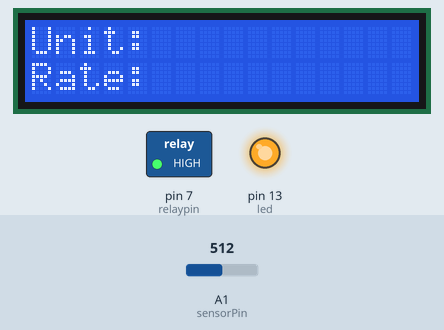
Simulated run of this sketch. Board: Arduino Uno, built with avr-gcc and run on an emulated ATmega328P. Shown: 16×2 character LCD, switched loads named in the sketch (green lamp = pin HIGH), output pins drawn as LEDs (lit = HIGH). The inputs (shaded band) are chosen by the test bench; at power-on: A1 (sensorPin) = 512. What the sketch prints to the serial monitor is not drawn.

Above: at 0.1 s.
At 5.1 s:
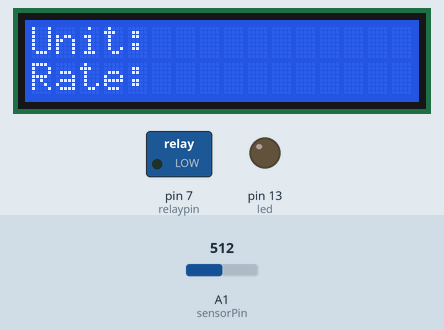
At 60.2 s:
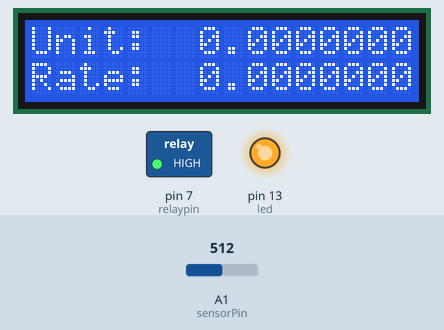
At 125.3 s:
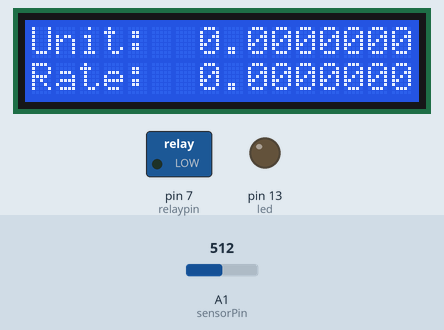
Timing chart, 0 to 127.7 s (numbered marks = the images above):
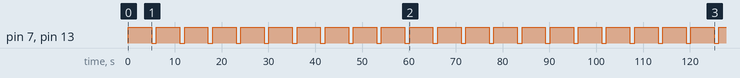

The sketch:

finalkillsrm.ino
```cpp
#include <LiquidCrystal.h>
#include<SoftwareSerial.h>
int led = 13;                     //Led (i.e) Cal from Electricity Meter
int relaypin = 7;                  // Relay Control pin
SoftwareSerial s(5,6);             //(rx,tx)
int current = A2;                   //Select the input pin for current sensor
int sensorPin = A1;                  // select the input pin for LDR
const int voltageSensor = A0;       //Voltage sensor

float vOUT = 0.0;                    //Voltage Sensor Intiation -- Start
float vIN = 0.0;
float R1 = 30000.0;
float R2 = 7500.0;
int value = 0;                        // Voltage Sensor Intiation -- End
int impblink = 0;
float unit = 0;                         //Electricity Unit
float rate = 0;                         // Electricity Rate
int LDRsensorValue = 0;                   // variable to store the value coming from the sensor
float currentaverage = 0;                ////Current sensor

LiquidCrystal lcd(2, 3, 8, 9, 10, 11);      // put your pin numbers here


void setup()
  {
  Serial.begin(9600);
  s.begin(9600);
  lcd.begin(16, 2);
  lcd.setCursor(0,0); // put your LCD parameters here
  lcd.print("Unit:");
  lcd.setCursor(0,1);
  lcd.print("Rate:");
  pinMode(led, OUTPUT);
  pinMode(relaypin, OUTPUT);
  }

String str1;
void loop()
{
  digitalWrite(led, HIGH);         // turn on the Led (i.e) Cal from Electricity Meter
  digitalWrite(relaypin, HIGH);
  float average = 0;
  //average = average + (.0264 * analogRead(A2) -13.51);//for the 5A mode,
  delay(5000);
  digitalWrite(relaypin, LOW);


  Serial.print("Current :");
  Serial.print(average/1000);
  Serial.println("A");


   if(digitalRead(led == HIGH))      // Measuring Voltage ---Start

  {    value = analogRead(voltageSensor);
      vOUT = (value * 5.0) / 1024.0;
      vIN = vOUT / (R2/(R1+R2));
      impblink++;                       //Blink Counter
      Serial.print("Input = ");
      Serial.println(vIN);
      Serial.print("Impblink = " );      //Measuring Voltage ----End
      Serial.println(impblink);
   }

   digitalWrite(led, LOW);
   delay(1000);

   Serial.println(impblink);
   unit = impblink/3200.0;
   Serial.print("Unit = ");
   Serial.println(unit, 7);
   //Serial.println(unit);
   //impblink = 0;

   if(impblink == 3200)
   {
   impblink = 0;
   }

   if (unit <= 100)
    {    Serial.print("Rate =");

    rate = unit * 150;
    Serial.println(rate, 7);
    }
     else if (unit <=200)
     {
       rate = unit * 200;
       Serial.print("Rate =");
       Serial.println(rate, 7);
     }

LDRsensorValue = analogRead(sensorPin);
//Serial.print("LDR Value");
//Serial.println(LDRsensorValue);

lcd.setCursor(7, 0); // top right
lcd.print(unit,7);

lcd.setCursor(7, 1); // top right
lcd.print(rate,7);
if(s.available()>0)
{
 str1=String(unit)+(',')+String(rate);
 s.println(str1);
}}
```

Measured:
- by itself, pin 7 (relaypin), pin 13 (led): alternates HIGH for 5.0 s and LOW for 1.0 s
